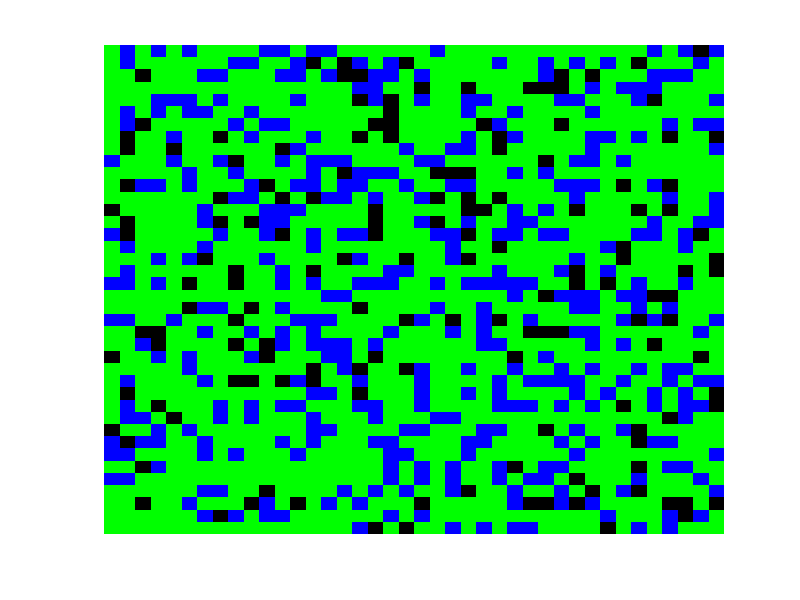

Source code (MATLAB): (Note: this script raises an error after producing the figure.)
% SYDE 332
% Racial Segregation Model Attempt

% size of grid
n = 40;

% proportion of vacancies
vacanicies_proportion = 0.1;

% number of races
T = 2;

% colors
map = [0 0 0; 1 0 0; 0 1 0; 0 0 1];

% racial dispreference parameter
% minimum fraction of friends that I need to be satisfied
sameness = 4/8;

max_iterations = 2000;

% initialize
z = zeros(n);

for i=1:n
    for j=1:n
%         if rand > vacanicies_proportion
%             z(i,j) = randi(T);
%         end
        race_value = rand;
        if race_value > vacanicies_proportion
            if race_value < 0.76
                z(i,j) = 1; % Chinese homies
            else
                z(i,j) = 2; % Malay homies ? can add more ethnic diversity later 
            end
        end
    end
end

[row,col] = find(z(:,:,1)==0);
pos_vacancies = [row col];

figure,
imagesc(z);
colormap(map);
axis('off');

number_of_moves = zeros(1,max_iterations);

%% run simulation
total_neighbours = 8;
seg_index = [];

for k=1:max_iterations
    for i=randperm(n);
        for j=randperm(n);
            if z(i,j)~=0
                
                not_like_me = count_not_like_me(z,i,j);
                
                friends = total_neighbours - not_like_me;

                if friends/total_neighbours < sameness %going to move!
                    
                    idx = randperm(length(pos_vacancies));
                    
                    p = 1;
                    
                    new_x = pos_vacancies(idx(p),1);
                    new_y = pos_vacancies(idx(p),2);

                    z(new_x,new_y) = z(i,j);
                    z(i,j) = 0;
                    number_of_moves(k) = number_of_moves(k) + 1;
                    pos_vacancies(idx(p),1) = i;
                    pos_vacancies(idx(p),2) = j;

                end
            end

        end
    end
    
    seg_index = [seg_index, calculate_seg_index(z)*100];
    
    if number_of_moves(k) == 0
        disp('number of iterations to convergence: ')
        disp(k);
        disp('total number of moves to convergence: ')
        disp(sum(number_of_moves))
        break;
    end
end

seg_index

figure,
imagesc(z);
colormap(map);
title(['Schelling model, Sameness = ' num2str(sameness*8) '/8']);
axis('off');

figure,
plot(seg_index);
title('Segregation index');
axis([0 inf 0 100]);
xlabel('Iteration'), ylabel('Segregation %');

%% plot number of moves
% iterant = 1:max_iterations;
% figure,
% plot(log10(iterant), log10(number_of_moves));
